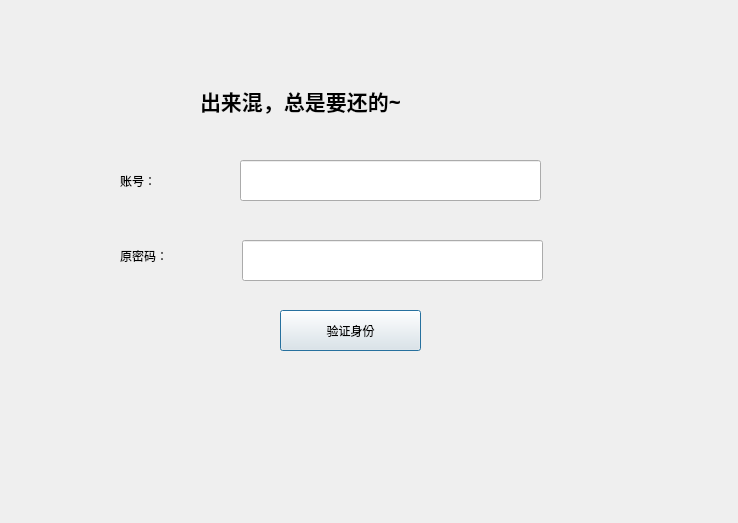
<?xml version="1.0" encoding="UTF-8"?>
<ui version="4.0">
 <class>Back_pwd</class>
 <widget class="QDialog" name="Back_pwd">
  <property name="geometry">
   <rect>
    <x>0</x>
    <y>0</y>
    <width>738</width>
    <height>523</height>
   </rect>
  </property>
  <property name="windowTitle">
   <string>Dialog</string>
  </property>
  <widget class="QLabel" name="label">
   <property name="geometry">
    <rect>
     <x>200</x>
     <y>60</y>
     <width>291</width>
     <height>81</height>
    </rect>
   </property>
   <property name="font">
    <font>
     <family>Adobe Devanagari</family>
     <pointsize>16</pointsize>
     <weight>75</weight>
     <bold>true</bold>
    </font>
   </property>
   <property name="text">
    <string>出来混，总是要还的~</string>
   </property>
  </widget>
  <widget class="QLabel" name="label_2">
   <property name="geometry">
    <rect>
     <x>120</x>
     <y>160</y>
     <width>51</width>
     <height>41</height>
    </rect>
   </property>
   <property name="text">
    <string>账号：</string>
   </property>
  </widget>
  <widget class="QLabel" name="label_3">
   <property name="geometry">
    <rect>
     <x>120</x>
     <y>240</y>
     <width>72</width>
     <height>31</height>
    </rect>
   </property>
   <property name="text">
    <string>原密码：</string>
   </property>
  </widget>
  <widget class="QLineEdit" name="admin">
   <property name="geometry">
    <rect>
     <x>240</x>
     <y>160</y>
     <width>301</width>
     <height>41</height>
    </rect>
   </property>
  </widget>
  <widget class="QLineEdit" name="r_pwd">
   <property name="geometry">
    <rect>
     <x>242</x>
     <y>240</y>
     <width>301</width>
     <height>41</height>
    </rect>
   </property>
  </widget>
  <widget class="QPushButton" name="verify">
   <property name="geometry">
    <rect>
     <x>280</x>
     <y>310</y>
     <width>141</width>
     <height>41</height>
    </rect>
   </property>
   <property name="text">
    <string>验证身份</string>
   </property>
  </widget>
 </widget>
 <resources/>
 <connections/>
</ui>
